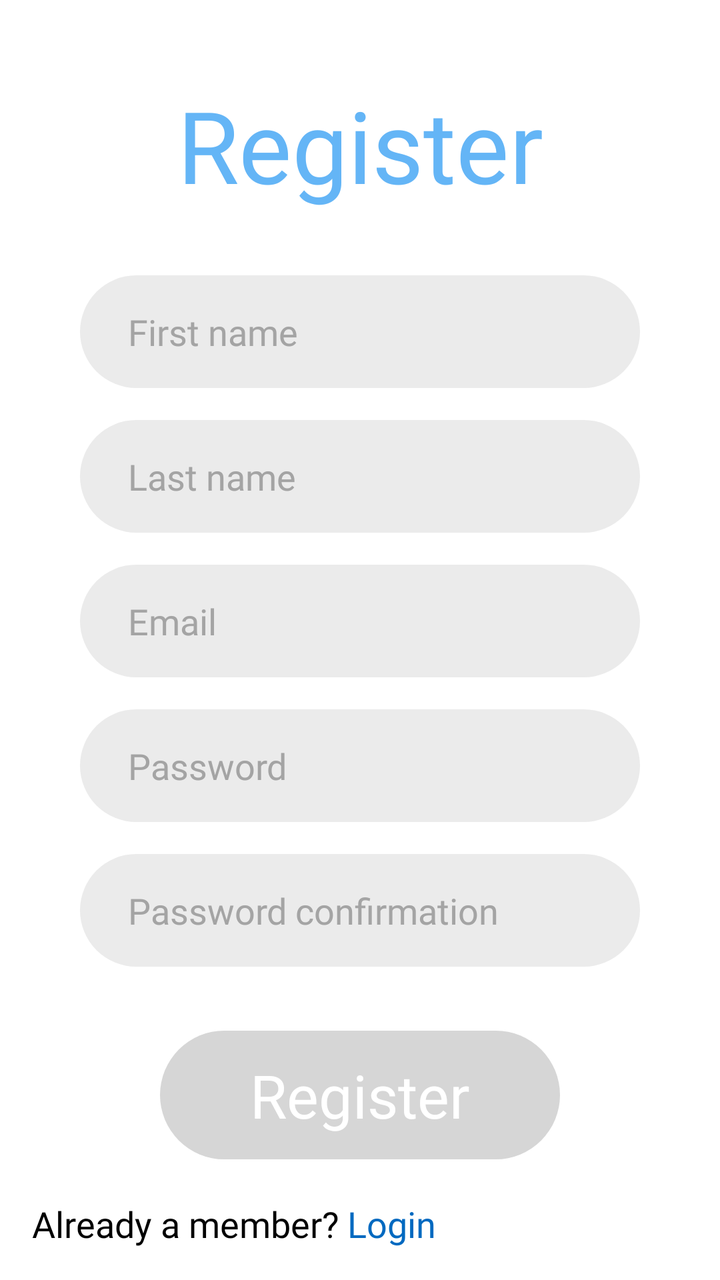
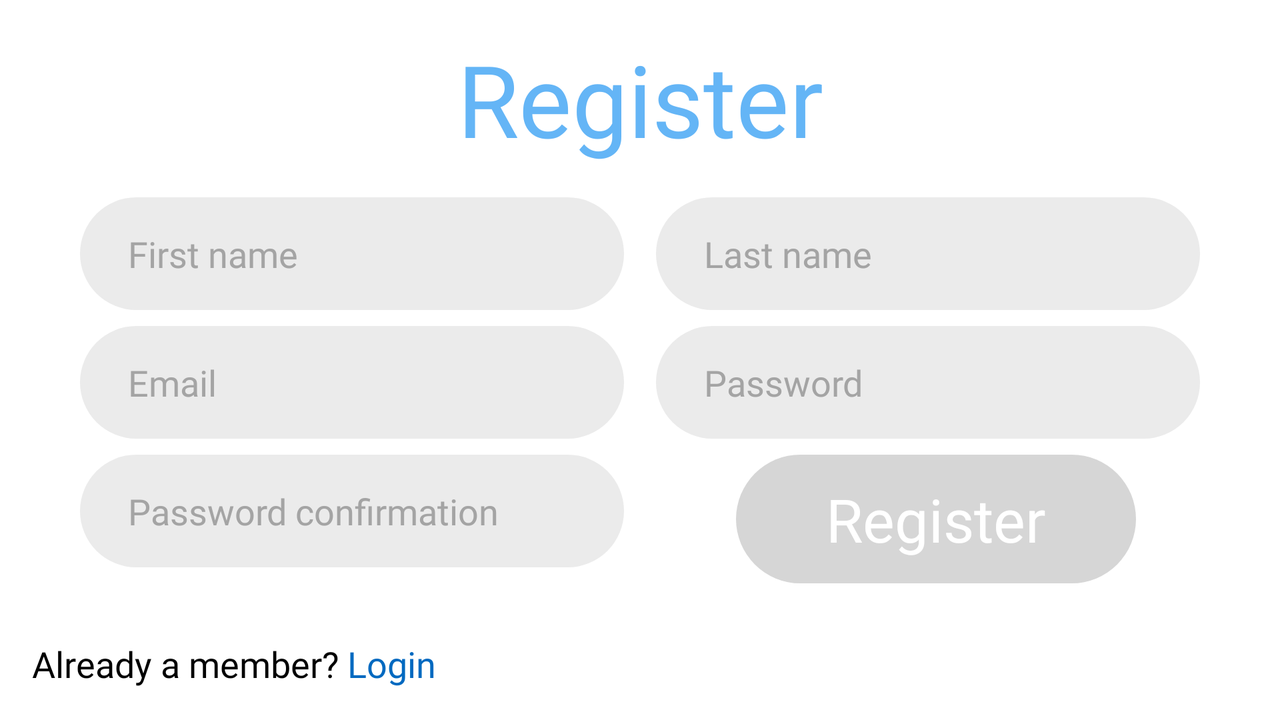

Compare how this app lays out the same screen by default and in its alternative resource folder. The renders come first, then the two layout files and the values they reference.
<!-- AndroidManifest.xml: application theme Theme.Hw02 -->
<!-- res/layout/fragment_registration.xml -->
<?xml version="1.0" encoding="utf-8"?>
<androidx.constraintlayout.widget.ConstraintLayout xmlns:android="http://schemas.android.com/apk/res/android"
    xmlns:tools="http://schemas.android.com/tools"
    android:layout_width="match_parent"
    android:layout_height="match_parent"
    xmlns:app="http://schemas.android.com/apk/res-auto"
    android:padding="@dimen/standard_padding"
    tools:context=".ui.fragments.RegistrationFragment">

    <TextView
        android:id="@+id/text_view_register_title"
        android:layout_width="wrap_content"
        android:layout_height="wrap_content"
        android:layout_marginBottom="32dp"
        android:fontFamily="@font/roboto_medium"
        android:text="@string/title_register"
        android:textColor="@color/primary"
        android:textSize="50sp"
        app:layout_constraintBottom_toTopOf="@+id/input_first_name"
        app:layout_constraintEnd_toEndOf="parent"
        app:layout_constraintStart_toStartOf="parent" />

    <EditText
        android:id="@+id/input_first_name"
        android:layout_width="0dp"
        android:layout_height="wrap_content"
        android:layout_marginStart="24dp"
        android:layout_marginEnd="24dp"
        android:background="@drawable/input_field"
        android:fontFamily="@font/roboto_light"
        android:hint="@string/prompt_first_name"
        android:inputType="textPersonName"
        android:paddingVertical="16dp"
        android:selectAllOnFocus="true"
        android:textColor="@color/black"
        android:textColorHint="@color/dark_grey"
        android:textSize="18sp"
        app:layout_constraintBottom_toTopOf="@+id/input_last_name"
        app:layout_constraintEnd_toEndOf="parent"
        app:layout_constraintHorizontal_bias="0.5"
        app:layout_constraintStart_toStartOf="parent"
        app:layout_constraintTop_toTopOf="@+id/guideline2" />

    <EditText
        android:id="@+id/input_last_name"
        android:layout_width="0dp"
        android:layout_height="wrap_content"
        android:layout_marginStart="24dp"
        android:layout_marginTop="16dp"
        android:layout_marginEnd="24dp"
        android:background="@drawable/input_field"
        android:fontFamily="@font/roboto_light"
        android:hint="@string/prompt_last_name"
        android:inputType="textPersonName"
        android:paddingVertical="16dp"
        android:selectAllOnFocus="true"
        android:textColor="@color/black"
        android:textColorHint="@color/dark_grey"
        android:textSize="18sp"
        app:layout_constraintBottom_toTopOf="@+id/input_email"
        app:layout_constraintEnd_toEndOf="parent"
        app:layout_constraintHorizontal_bias="0.5"
        app:layout_constraintStart_toStartOf="parent"
        app:layout_constraintTop_toBottomOf="@+id/input_first_name" />

    <EditText
        android:id="@+id/input_email"
        android:layout_width="0dp"
        android:layout_height="wrap_content"
        android:layout_marginStart="24dp"
        android:layout_marginTop="16dp"
        android:layout_marginEnd="24dp"
        android:background="@drawable/input_field"
        android:fontFamily="@font/roboto_light"
        android:hint="@string/prompt_email"
        android:inputType="textEmailAddress"
        android:paddingVertical="16dp"
        android:selectAllOnFocus="true"
        android:textColor="@color/black"
        android:textColorHint="@color/dark_grey"
        android:textSize="18sp"
        app:layout_constraintBottom_toTopOf="@+id/input_password"
        app:layout_constraintEnd_toEndOf="parent"
        app:layout_constraintHorizontal_bias="0.5"
        app:layout_constraintStart_toStartOf="parent"
        app:layout_constraintTop_toBottomOf="@+id/input_last_name" />

    <EditText
        android:id="@+id/input_password"
        android:layout_width="0dp"
        android:layout_height="wrap_content"
        android:layout_marginStart="24dp"
        android:layout_marginTop="16dp"
        android:layout_marginEnd="24dp"
        android:background="@drawable/input_field"
        android:fontFamily="@font/roboto_light"
        android:hint="@string/prompt_password"
        android:inputType="textPassword"
        android:paddingVertical="16dp"
        android:selectAllOnFocus="true"
        android:textColor="@color/black"
        android:textColorHint="@color/dark_grey"
        android:textSize="18sp"
        app:layout_constraintBottom_toTopOf="@+id/input_password_confirmation"
        app:layout_constraintEnd_toEndOf="parent"
        app:layout_constraintHorizontal_bias="0.5"
        app:layout_constraintStart_toStartOf="parent"
        app:layout_constraintTop_toBottomOf="@+id/input_email" />

    <EditText
        android:id="@+id/input_password_confirmation"
        android:layout_width="0dp"
        android:layout_height="wrap_content"
        android:layout_marginStart="24dp"
        android:layout_marginTop="16dp"
        android:layout_marginEnd="24dp"
        android:background="@drawable/input_field"
        android:fontFamily="@font/roboto_light"
        android:hint="@string/prompt_password_confirmation"
        android:imeActionLabel="@string/text_register"
        android:imeOptions="actionDone"
        android:inputType="textPassword"
        android:paddingVertical="16dp"
        android:selectAllOnFocus="true"
        android:textColor="@color/black"
        android:textColorHint="@color/dark_grey"
        android:textSize="18sp"
        app:layout_constraintBottom_toTopOf="@+id/button_register"
        app:layout_constraintEnd_toEndOf="parent"
        app:layout_constraintHorizontal_bias="0.5"
        app:layout_constraintStart_toStartOf="parent"
        app:layout_constraintTop_toBottomOf="@+id/input_password"
        tools:selectAllOnFocus="true" />

    <androidx.appcompat.widget.AppCompatButton
        android:id="@+id/button_register"
        android:layout_width="wrap_content"
        android:layout_height="wrap_content"
        android:layout_marginTop="32dp"
        android:width="200dp"
        android:background="@drawable/button_primary"
        android:enabled="false"
        android:fontFamily="@font/roboto"
        android:paddingTop="12dp"
        android:paddingBottom="12dp"
        android:text="@string/text_register"
        android:textAllCaps="false"
        android:textColor="@color/white"
        android:textSize="30sp"
        app:layout_constraintEnd_toEndOf="parent"
        app:layout_constraintStart_toStartOf="parent"
        app:layout_constraintTop_toBottomOf="@+id/input_password_confirmation" />

    <ProgressBar
        android:id="@+id/loading_spinner"
        android:layout_width="wrap_content"
        android:layout_height="wrap_content"
        android:layout_gravity="center"
        android:layout_marginStart="32dp"
        android:layout_marginTop="64dp"
        android:layout_marginEnd="32dp"
        android:layout_marginBottom="64dp"
        android:visibility="gone"
        app:layout_constraintBottom_toBottomOf="parent"
        app:layout_constraintEnd_toEndOf="@+id/input_password_confirmation"
        app:layout_constraintStart_toStartOf="@+id/input_password_confirmation"
        app:layout_constraintTop_toTopOf="parent"
        app:layout_constraintVertical_bias="0.3" />

    <TextView
        android:id="@+id/text_view_login_suggestion"
        android:layout_width="wrap_content"
        android:layout_height="wrap_content"
        android:fontFamily="@font/roboto_light"
        android:text="@string/text_login_instead"
        android:textColor="@color/black"
        android:textSize="18sp"
        app:layout_constraintBottom_toBottomOf="parent"
        app:layout_constraintStart_toStartOf="parent" />

    <TextView
        android:id="@+id/text_view_login_link"
        android:layout_width="wrap_content"
        android:layout_height="wrap_content"
        android:layout_marginStart="4dp"
        android:fontFamily="@font/roboto_medium"
        android:text="@string/text_login"
        android:textColor="@color/secondary_dark"
        android:textSize="18sp"
        app:layout_constraintBottom_toBottomOf="@+id/text_view_login_suggestion"
        app:layout_constraintStart_toEndOf="@+id/text_view_login_suggestion" />

    <androidx.constraintlayout.widget.Guideline
        android:id="@+id/guideline2"
        android:layout_width="wrap_content"
        android:layout_height="wrap_content"
        android:orientation="horizontal"
        app:layout_constraintGuide_percent="0.2" />

</androidx.constraintlayout.widget.ConstraintLayout>
<!-- resources referenced by this layout -->
<resources>
  <color name="black">#FF000000</color>
  <color name="dark_grey">#A4A4A4</color>
  <color name="primary">#64b5f6</color>
  <color name="secondary_dark">#0069c0</color>
  <color name="white">#FFFFFFFF</color>
  <dimen name="standard_padding">16dp</dimen>
  <!-- drawable button_primary (drawable) -->
  <?xml version="1.0" encoding="utf-8"?>
  <ripple xmlns:android="http://schemas.android.com/apk/res/android"
      android:color="@color/grey_transparent">
      <item android:id="@android:id/background">
          <shape android:shape="rectangle">
              <corners android:radius="36dp" />
              <solid android:color="@color/color_button_primary" />
          </shape>
      </item>
  </ripple>
  <!-- drawable input_field (drawable) -->
  <?xml version="1.0" encoding="utf-8"?>
  <shape xmlns:android="http://schemas.android.com/apk/res/android"
      android:shape="rectangle">
      <solid android:color="@color/light_grey" />
      <corners android:radius="32dp" />
      <padding android:left="24dp" />
  </shape>
  <string name="prompt_email">Email</string>
  <string name="prompt_first_name">First name</string>
  <string name="prompt_last_name">Last name</string>
  <string name="prompt_password">Password</string>
  <string name="prompt_password_confirmation">Password confirmation</string>
  <string name="text_login">Login</string>
  <string name="text_login_instead">Already a member?</string>
  <string name="text_register">Register</string>
  <string name="title_register">Register</string>
  <style name="Theme.Hw02" parent="Theme.MaterialComponents.DayNight.NoActionBar">
          
          <item name="colorPrimary">@color/primary</item>
          <item name="colorPrimaryVariant">@color/primary_light</item>
          <item name="colorOnPrimary">@color/primary_dark</item>
          
          <item name="colorSecondary">@color/secondary</item>
          <item name="colorSecondaryVariant">@color/secondary_light</item>
          <item name="colorOnSecondary">@color/secondary_dark</item>
          
          <item name="android:statusBarColor" tools:targetApi="l">?attr/colorPrimaryVariant</item>
          
      </style>
  <color name="grey_transparent">#16000000</color>
  <color name="light_grey">#ebebeb</color>
  <color name="primary_light">#9be7ff</color>
  <color name="primary_dark">#2286c3</color>
  <color name="secondary">#2196f3</color>
  <color name="secondary_light">#6ec6ff</color>
</resources>
<!-- res/layout-land/fragment_registration.xml (the repository's variant of the layout above) -->
<!-- drawn on the phone turned sideways -->
<?xml version="1.0" encoding="utf-8"?>
<androidx.constraintlayout.widget.ConstraintLayout xmlns:android="http://schemas.android.com/apk/res/android"
    xmlns:app="http://schemas.android.com/apk/res-auto"
    xmlns:tools="http://schemas.android.com/tools"
    android:layout_width="match_parent"
    android:layout_height="match_parent"
    android:background="@color/white"
    android:padding="@dimen/standard_padding"
    tools:context=".ui.fragments.RegistrationFragment">

    <TextView
        android:id="@+id/text_view_register_title"
        android:layout_width="wrap_content"
        android:layout_height="wrap_content"
        android:fontFamily="@font/roboto_medium"
        android:text="@string/title_register"
        android:textColor="@color/primary"
        android:textSize="50sp"
        app:layout_constraintEnd_toEndOf="parent"
        app:layout_constraintStart_toStartOf="parent"
        app:layout_constraintTop_toTopOf="parent" />

    <EditText
        android:id="@+id/input_first_name"
        android:layout_width="0dp"
        android:layout_height="wrap_content"
        android:layout_marginStart="24dp"
        android:layout_marginTop="16dp"
        android:layout_marginEnd="8dp"
        android:background="@drawable/input_field"
        android:fontFamily="@font/roboto_light"
        android:hint="@string/prompt_first_name"
        android:inputType="textPersonName"
        android:paddingVertical="16dp"
        android:selectAllOnFocus="true"
        android:textColor="@color/black"
        android:textColorHint="@color/dark_grey"
        android:textSize="18sp"
        app:layout_constraintEnd_toStartOf="@+id/input_last_name"
        app:layout_constraintHorizontal_bias="0.5"
        app:layout_constraintStart_toStartOf="parent"
        app:layout_constraintTop_toBottomOf="@+id/text_view_register_title" />

    <EditText
        android:id="@+id/input_last_name"
        android:layout_width="0dp"
        android:layout_height="wrap_content"
        android:layout_marginStart="8dp"
        android:layout_marginEnd="24dp"
        android:background="@drawable/input_field"
        android:fontFamily="@font/roboto_light"
        android:hint="@string/prompt_last_name"
        android:inputType="textPersonName"
        android:paddingVertical="16dp"
        android:selectAllOnFocus="true"
        android:textColor="@color/black"
        android:textColorHint="@color/dark_grey"
        android:textSize="18sp"
        app:layout_constraintEnd_toEndOf="parent"
        app:layout_constraintHorizontal_bias="0.5"
        app:layout_constraintStart_toEndOf="@+id/input_first_name"
        app:layout_constraintTop_toTopOf="@+id/input_first_name" />

    <EditText
        android:id="@+id/input_email"
        android:layout_width="0dp"
        android:layout_height="wrap_content"
        android:layout_marginStart="24dp"
        android:layout_marginTop="8dp"
        android:layout_marginEnd="8dp"
        android:background="@drawable/input_field"
        android:fontFamily="@font/roboto_light"
        android:hint="@string/prompt_email"
        android:inputType="textEmailAddress"
        android:paddingVertical="16dp"
        android:selectAllOnFocus="true"
        android:textColor="@color/black"
        android:textColorHint="@color/dark_grey"
        android:textSize="18sp"
        app:layout_constraintEnd_toStartOf="@+id/input_password"
        app:layout_constraintHorizontal_bias="0.5"
        app:layout_constraintStart_toStartOf="parent"
        app:layout_constraintTop_toBottomOf="@+id/input_first_name" />

    <EditText
        android:id="@+id/input_password"
        android:layout_width="0dp"
        android:layout_height="wrap_content"
        android:layout_marginStart="8dp"
        android:layout_marginEnd="24dp"
        android:background="@drawable/input_field"
        android:fontFamily="@font/roboto_light"
        android:hint="@string/prompt_password"
        android:inputType="textPassword"
        android:paddingVertical="16dp"
        android:selectAllOnFocus="true"
        android:textColor="@color/black"
        android:textColorHint="@color/dark_grey"
        android:textSize="18sp"
        app:layout_constraintEnd_toEndOf="parent"
        app:layout_constraintHorizontal_bias="0.5"
        app:layout_constraintStart_toEndOf="@+id/input_email"
        app:layout_constraintTop_toTopOf="@+id/input_email" />

    <EditText
        android:id="@+id/input_password_confirmation"
        android:layout_width="0dp"
        android:layout_height="wrap_content"
        android:layout_marginStart="24dp"
        android:layout_marginTop="8dp"
        android:background="@drawable/input_field"
        android:fontFamily="@font/roboto_light"
        android:hint="@string/prompt_password_confirmation"
        android:imeActionLabel="@string/text_register"
        android:imeOptions="actionDone"
        android:inputType="textPassword"
        android:paddingVertical="16dp"
        android:selectAllOnFocus="true"
        android:textColor="@color/black"
        android:textColorHint="@color/dark_grey"
        android:textSize="18sp"
        app:layout_constraintEnd_toEndOf="@+id/input_email"
        app:layout_constraintStart_toStartOf="parent"
        app:layout_constraintTop_toBottomOf="@+id/input_email"
        tools:selectAllOnFocus="true" />

    <androidx.appcompat.widget.AppCompatButton
        android:id="@+id/button_register"
        android:layout_width="wrap_content"
        android:layout_height="wrap_content"
        android:width="200dp"
        android:background="@drawable/button_primary"
        android:enabled="false"
        android:fontFamily="@font/roboto"
        android:paddingTop="12dp"
        android:paddingBottom="12dp"
        android:text="@string/text_register"
        android:textAllCaps="false"
        android:textColor="@color/white"
        android:textSize="30sp"
        app:layout_constraintEnd_toEndOf="parent"
        app:layout_constraintStart_toEndOf="@+id/input_password_confirmation"
        app:layout_constraintTop_toTopOf="@+id/input_password_confirmation" />

    <ProgressBar
        android:id="@+id/loading_spinner"
        android:layout_width="wrap_content"
        android:layout_height="wrap_content"
        android:layout_gravity="center"
        android:layout_marginStart="32dp"
        android:layout_marginTop="64dp"
        android:layout_marginEnd="32dp"
        android:layout_marginBottom="64dp"
        android:visibility="gone"
        app:layout_constraintBottom_toBottomOf="parent"
        app:layout_constraintEnd_toEndOf="@+id/input_password_confirmation"
        app:layout_constraintStart_toStartOf="@+id/input_password_confirmation"
        app:layout_constraintTop_toTopOf="parent"
        app:layout_constraintVertical_bias="0.3" />

    <TextView
        android:id="@+id/text_view_login_suggestion"
        android:layout_width="wrap_content"
        android:layout_height="wrap_content"
        android:fontFamily="@font/roboto_light"
        android:text="@string/text_login_instead"
        android:textColor="@color/black"
        android:textSize="18sp"
        app:layout_constraintBottom_toBottomOf="parent"
        app:layout_constraintStart_toStartOf="parent" />

    <TextView
        android:id="@+id/text_view_login_link"
        android:layout_width="wrap_content"
        android:layout_height="wrap_content"
        android:layout_marginStart="4dp"
        android:fontFamily="@font/roboto_medium"
        android:text="@string/text_login"
        android:textColor="@color/secondary_dark"
        android:textSize="18sp"
        app:layout_constraintBottom_toBottomOf="@+id/text_view_login_suggestion"
        app:layout_constraintStart_toEndOf="@+id/text_view_login_suggestion" />

</androidx.constraintlayout.widget.ConstraintLayout>
